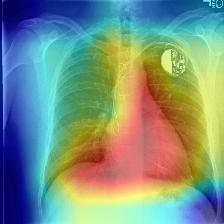
#> input picture GradCAM_Pacemaker example/causal+conf-cam++.jpg, 224 x 224 px
$ python -i utils.py   (imports and definitions only)
#> lines starting #> are read from the running program, lines starting #| are printed output that depends on the picture
import numpy as np
import cv2


def border_pad(image):
    h, w, c = image.shape

    image = np.pad(image, ((0, 512 - h),
                               (0, 512 - w), (0, 0)),
                       mode='constant',
                       constant_values=128.0)

    return image


def fix_ratio(image):
    h, w, c = image.shape

    if h >= w:
        ratio = h * 1.0 / w
        h_ = 512
        w_ = round(h_ / ratio)
    else:
        ratio = w * 1.0 / h
        w_ = 512
        h_ = round(w_ / ratio)

    image = cv2.resize(image, dsize=(w_, h_), interpolation=cv2.INTER_LINEAR)
    image = border_pad(image)

    return image


def transform(image):
    assert image.ndim == 2, "image must be gray image"
    image = cv2.equalizeHist(image)
    image = cv2.GaussianBlur(image,(3, 3), 0)

    image = cv2.cvtColor(image, cv2.COLOR_GRAY2RGB)

    #image = fix_ratio(image, cfg)
    # augmentation for train or co_train

    # normalization
    #image = image.astype(np.float32) - cfg.pixel_mean
    # vgg and resnet do not use pixel_std, densenet and inception use.
    #if cfg.pixel_std:
    #    image /= cfg.pixel_std
    # normal image tensor :  H x W x C
    # torch image tensor :   C X H X W
    #image = image.transpose((2, 0, 1))

    return image

>>> import cv2
>>> picture = cv2.imread('../../GradCAM_Pacemaker example/causal+conf-cam++.jpg', cv2.IMREAD_GRAYSCALE)
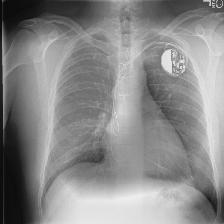
#> picture: shape (224, 224); min 3, max 244, mean 137.1
>>> result = transform(picture)
#> in transform, `image = cv2.equalizeHist(image)`:
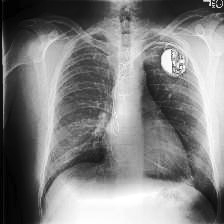
#> image: shape (224, 224); min 0, max 255, mean 128.3

$ run again, on GradCAM_Pacemaker example/causal+conf-cam_gb.jpg
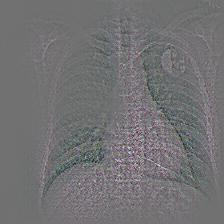
#> input picture GradCAM_Pacemaker example/causal+conf-cam_gb.jpg, 224 x 224 px
#> in transform, `image = cv2.equalizeHist(image)`:
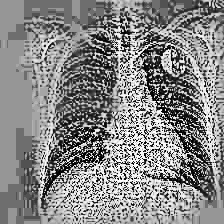
#> image: shape (224, 224); min 0, max 255, mean 134.7
#> in transform, `image = cv2.GaussianBlur(image,(3, 3), 0)`:
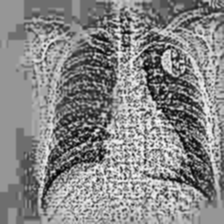
#> image: shape (224, 224); min 2, max 251, mean 134.7

$ run again, on GradCAM_Pacemaker example/causal-cam++.jpg
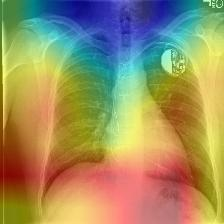
#> input picture GradCAM_Pacemaker example/causal-cam++.jpg, 224 x 224 px
#> `picture = cv2.imread('../../GradCAM_Pacemaker example/causal+conf-cam+..`:
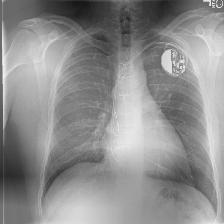
#> picture: shape (224, 224); min 21, max 246, mean 141.9
#> in transform, `image = cv2.equalizeHist(image)`:
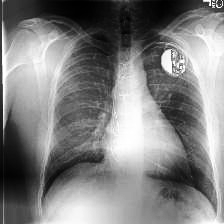
#> image: shape (224, 224); min 0, max 255, mean 128.3
